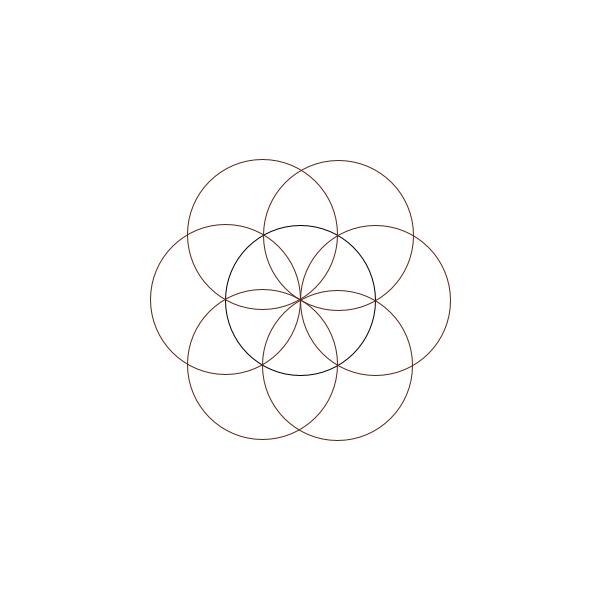
Frame 1 (no input)
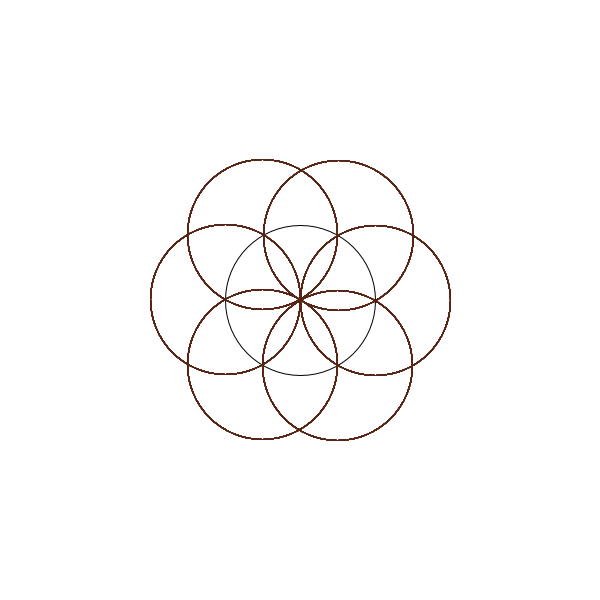
Frame 60 (the mouse pressed at the canvas centre just before this capture)
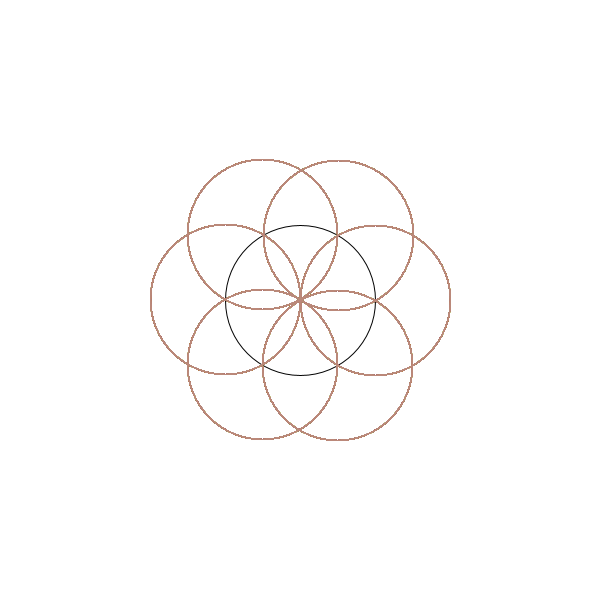
Frame 120 (the mouse held since frame 60 and released just before this capture)

The Processing sketch that drew these frames (run headless with seeded random() and noise(); from frame 60 on, the mouse is pressed at the canvas centre):

// Processing sketch: processing_170658
// ── processing_170658.pde

float dim = 600 / 4;
float angle = 0;
int centerX = 300, centerY = 300;
float currX, currY;
float rand = random(50);

void setup() {
  size(600,600);
  smooth();
  noCursor();
  background(255);
  noFill();
  ellipse(centerX, centerY , dim, dim);
}

void draw() {
  strokeWeight(1);
  stroke(rand + mouseX/3 + 55, rand + mouseX/3 + 5, rand + mouseX/3 - 10);
  for (float j = 0; j < 6.2; j+=1.049)
  {
  currX = centerX + (dim / 2) * cos(j);
  currY = centerY + (dim / 2) * sin(j);
  ellipse(currX , currY, dim, dim);
  }
  
}

void lineAngle(int x, int y, float angle, float length)
{
  line(width/2, height/2, x+cos(angle)*length, y-sin(angle)*length);
}
